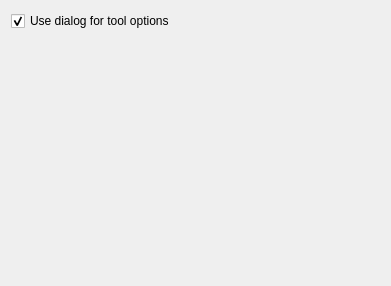
<?xml version="1.0" encoding="UTF-8"?>
<ui version="4.0">
 <class>Translate</class>
 <widget class="QWidget" name="Translate">
  <property name="geometry">
   <rect>
    <x>0</x>
    <y>0</y>
    <width>391</width>
    <height>286</height>
   </rect>
  </property>
  <layout class="QVBoxLayout" name="verticalLayout">
   <item>
    <widget class="QCheckBox" name="UseDialog">
     <property name="text">
      <string>Use dialog for tool options</string>
     </property>
     <property name="checked">
      <bool>true</bool>
     </property>
    </widget>
   </item>
   <item>
    <spacer name="verticalSpacer">
     <property name="orientation">
      <enum>Qt::Vertical</enum>
     </property>
     <property name="sizeHint" stdset="0">
      <size>
       <width>20</width>
       <height>40</height>
      </size>
     </property>
    </spacer>
   </item>
  </layout>
 </widget>
 <resources/>
 <connections/>
</ui>
